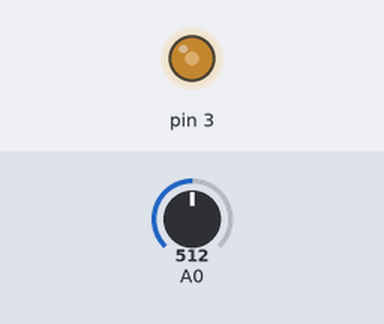
The sketch below on a simulated Arduino Uno, built with avr-gcc and run on an emulated ATmega328P. On the bench: output pins drawn as LEDs (lit = HIGH). The inputs (shaded band) are chosen by the test bench; at power-on: A0 = 512.

Above: at 1.2 s.
1.3 s: A0 set to 716
At 2.1 s:
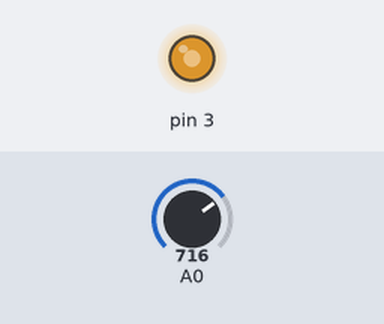
3.0 s: A0 set to 900
At 4.1 s:
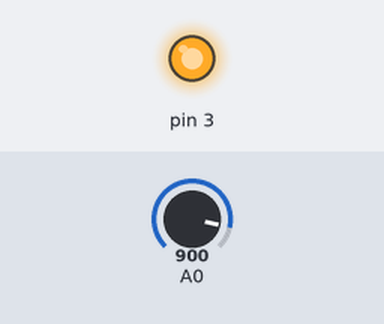
4.5 s: A0 set to 1023
At 5.4 s:
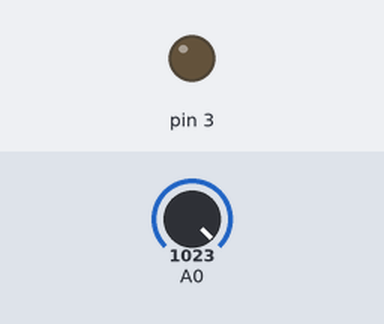
6.0 s: A0 set to 511
At 6.7 s:
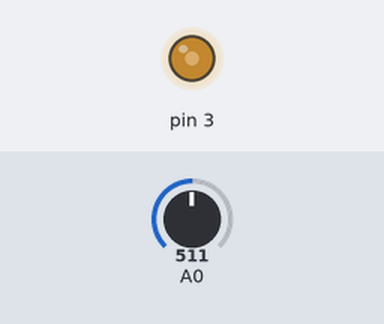
Timing chart, 0 to 8.6 s (numbered marks = the images above; inputs shaded):
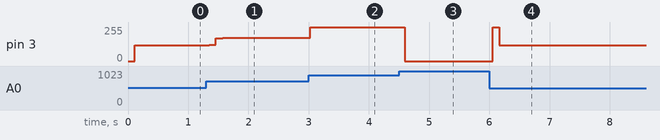

The sketch:

Julians_gauge_copy_20250120103114.ino
```cpp
/* Tank in on A0, Fed from a 200 ohm resistor from the 5V rail.
 A 2N7000 FET is employed to drive the gauge. It's gate is fed from A0, via a 100 ohm resistor. The gauge output is connected from the drain via a 4.7 ohm resistor
 The FET source is connected to GND
*/
int raw;
uint32_t value;
int calZero = 10;
float calSpan = 0.8888;
void setup() {
  pinMode(A0, INPUT);
}

void loop() {
  for (int i = 0; i <= 99; i++) {
    value += analogRead(A0);
    delay(1);
  }

  value = value / 100;
  float volts = (value * 5.0) / 1024.0;
  float r = (volts * 200) / (5 - volts);
  float tankPercent = 104 + -0.94 * r + (2.76E-3 * pow(r, 2)) + (-2.95E-6 * pow(r, 3));
  int PWM = (120 + -5.24E-3 * tankPercent) + (0.0311 * pow(tankPercent, 2)) + (-1.97E-4 * pow(tankPercent, 3));
  PWM = constrain(PWM, 0, 255);
  analogWrite(3, PWM);
}
```

Measured:
- after the input at 1.3 s, pin 3: 120/255 → 121/255 after 0.05 s, → 170/255 0.11 s later, → 174/255 0.11 s later
- after the input at 3.0 s, pin 3: 174/255 → 255/255 at once
- after the input at 4.5 s, pin 3: 255/255 → 0/255 after 0.10 s
- after the input at 6.0 s, pin 3: 0/255 → 255/255 after 0.06 s, → 120/255 0.11 s later
